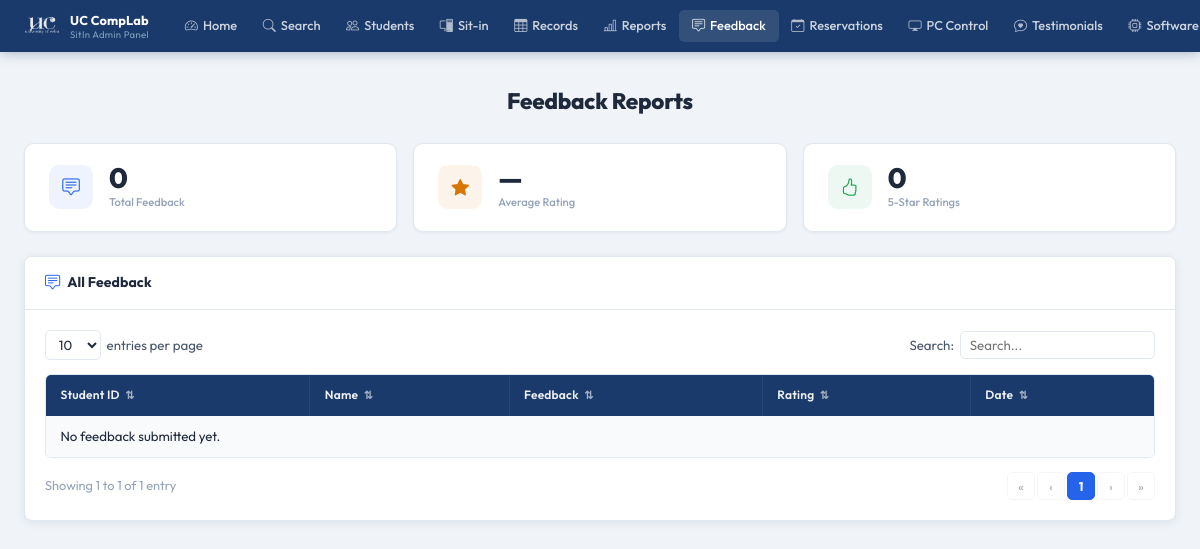
/pages/admin/feedback.php (signed in), run on an earlier commit of the app's database.
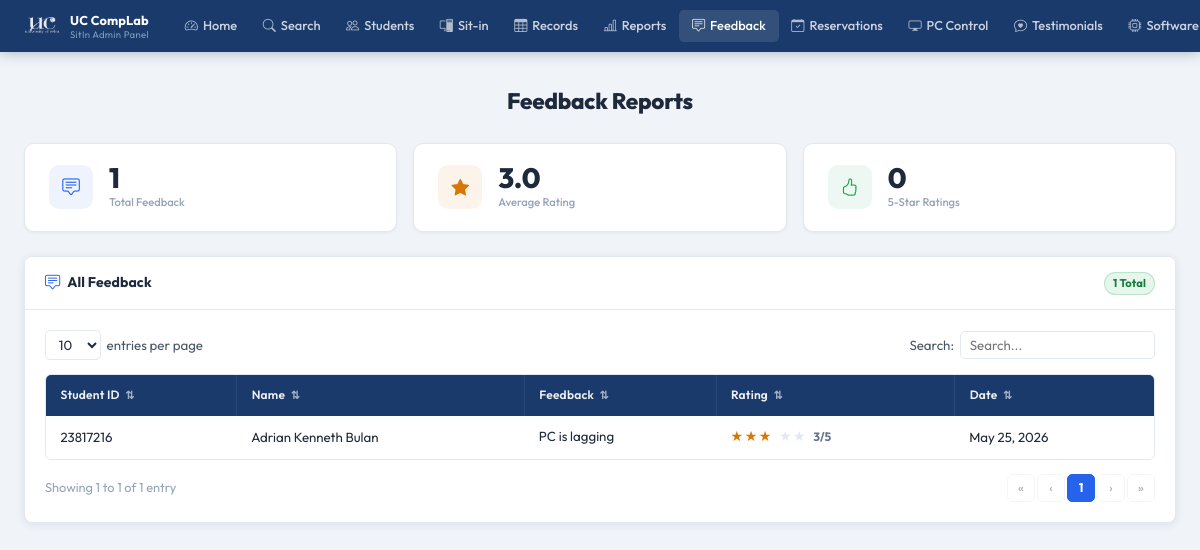
And on a later commit of the database.
### tables this page shows
CREATE TABLE feedback (
            id         INTEGER PRIMARY KEY AUTOINCREMENT,
            user_id    INTEGER NOT NULL,
            sit_in_id  INTEGER,
            message    TEXT    NOT NULL,
            rating     INTEGER DEFAULT 5,
            created_at DATETIME DEFAULT CURRENT_TIMESTAMP,
            FOREIGN KEY (user_id) REFERENCES users(id) ON DELETE CASCADE
        );

CREATE TABLE users (
            id                 INTEGER PRIMARY KEY AUTOINCREMENT,
            first_name         TEXT    NOT NULL,
            last_name          TEXT    NOT NULL,
            middle_name        TEXT,
            student_id         TEXT    UNIQUE NOT NULL,
            course             TEXT    NOT NULL,
            course_level       INTEGER NOT NULL,
            email              TEXT    UNIQUE NOT NULL,
            address            TEXT    NOT NULL,
            password           TEXT    NOT NULL,
            remaining_sessions INTEGER DEFAULT 30,
            created_at         DATETIME DEFAULT CURRENT_TIMESTAMP
        , profile_picture TEXT, points INTEGER DEFAULT 0);

### pages/admin/feedback.php (the view, shortened to what this page needs)
<?php
$base = '../../';
$db = getDB();
$feedbacks = $db->query("
    SELECT f.*, u.student_id,
           u.first_name||' '||u.last_name AS full_name
    FROM feedback f
    JOIN users u ON u.id = f.user_id
    ORDER BY f.created_at DESC
")->fetchAll();
$avgRating = $db->query("SELECT AVG(rating) FROM feedback")->fetchColumn();
$total     = (int)$db->query("SELECT COUNT(*) FROM feedback")->fetchColumn();
$fiveStar  = (int)$db->query("SELECT COUNT(*) FROM feedback WHERE rating = 5")->fetchColumn();
?>
<!DOCTYPE html>
<html lang="en">
<head>
  <link rel="stylesheet" href="<?= $base ?>assets/css/admin.css?v=<?= filemtime(__DIR__ . '/../../assets/css/admin.css') ?>"/>
  <link rel="stylesheet" href="https://cdn.jsdelivr.net/npm/bootstrap-icons@1.11.3/font/bootstrap-icons.css"/>
</head>
<body>
<?php require_once __DIR__ . '/../../includes/admin-navbar.php'; ?>
<div class="admin-page">
  <div class="admin-inner">
    <h1 class="a-page-title">Feedback Reports</h1>
    <div class="fb-stat-grid">
      <div class="fb-stat-card">
        <div class="fb-stat-ico" style="background:rgba(37,99,235,0.08); color:#2563EB;">
          <i class="bi bi-chat-square-text"></i>
        </div>
        <div>
          <div class="fb-val"><?= $total ?></div>
          <div class="fb-lbl">Total Feedback</div>
        </div>
      </div>
      <div class="fb-stat-card">
        <div class="fb-stat-ico" style="background:rgba(217,119,6,0.08); color:#d97706;">
          <i class="bi bi-star-fill"></i>
        </div>
        <div>
          <div class="fb-val"><?= $avgRating ? number_format($avgRating,1) : '—' ?></div>
          <div class="fb-lbl">Average Rating</div>
        </div>
      </div>
      <div class="fb-stat-card">
        <div class="fb-stat-ico" style="background:rgba(22,163,74,0.08); color:#16a34a;">
          <i class="bi bi-hand-thumbs-up"></i>
        </div>
        <div>
          <div class="fb-val"><?= $fiveStar ?></div>
          <div class="fb-lbl">5-Star Ratings</div>
        </div>
      </div>
    </div>
    <div class="a-card">
      <div class="a-card-header">
        <i class="bi bi-chat-square-text"></i> All Feedback
        <?php if ($total > 0): ?>
          <span class="a-badge badge-active" style="margin-left:auto;"><?= $total ?> total</span>
        <?php endif; ?>
      </div>
      <div class="a-card-body">
        <div class="a-table-controls">
          <div class="a-entries-wrap">
            <select id="fbSelect" class="a-entries-select">
              <option>10</option><option>25</option><option>50</option>
            </select>
            <span>entries per page</span>
          </div>
          <div class="a-search-wrap">
            <label>Search:</label>
            <input type="text" id="fbSearch" class="a-search-box" placeholder="Search..."/>
          </div>
        </div>
        <div class="a-table-wrap">
          <table class="a-table" id="fbTable">
            <thead>
              <tr>
                <th class="a-sortable" data-col="0">Student ID <span class="a-sort-icon">⇅</span></th>
                <th class="a-sortable" data-col="1">Name <span class="a-sort-icon">⇅</span></th>
                <th class="a-sortable" data-col="2">Feedback <span class="a-sort-icon">⇅</span></th>
                <th class="a-sortable" data-col="3">Rating <span class="a-sort-icon">⇅</span></th>
                <th class="a-sortable" data-col="4">Date <span class="a-sort-icon">⇅</span></th>
              </tr>
            </thead>
            <tbody id="fbBody">
              <?php if (empty($feedbacks)): ?>
                <tr class="a-table-empty"><td colspan="5">No feedback submitted yet.</td></tr>
              <?php else: ?>
                <?php foreach ($feedbacks as $f): ?>
                  <tr class="a-data-row">
                    <td><?= htmlspecialchars($f['student_id']) ?></td>
                    <td><?= htmlspecialchars($f['full_name']) ?></td>
                    <td style="max-width:280px; white-space:normal; line-height:1.5;">
                      <?= htmlspecialchars($f['message']) ?>
                    </td>
                    <td>
                      <div class="rating-cell">
                        <span class="rating-stars-full">
                          <?= str_repeat('★', (int)$f['rating']) ?>
                        </span>
                        <?php if ((int)$f['rating'] < 5): ?>
                          <span class="rating-stars-empty">
                            <?= str_repeat('★', 5 - (int)$f['rating']) ?>
                          </span>
                        <?php endif; ?>
                        <span class="rating-num"><?= (int)$f['rating'] ?>/5</span>
                      </div>
                    </td>
                    <td><?= date('M j, Y', strtotime($f['created_at'])) ?></td>
                  </tr>
                <?php endforeach; ?>
              <?php endif; ?>
            </tbody>
          </table>
        </div>
        <div class="a-table-footer">
          <div class="a-table-info" id="fbInfo"></div>
          <div class="a-pagination"  id="fbPag"></div>
        </div>
      </div>
    </div>
  </div>
</div>
</body>
</html>

What changed in the data, as far as the page shows it:
added feedback: user.student_id "23817216", full_name "Adrian Kenneth Bulan", message "PC is lagging", rating "★★★", rating "★★", rating "3", created_at "May 25, 2026"
Also different on the page:
$total: "0" → "1"
$avgRating: (not shown) → "3.0"
$total: (not shown) → "1"
text no longer shown: "— No feedback submitted yet."
text now shown: "Total"
